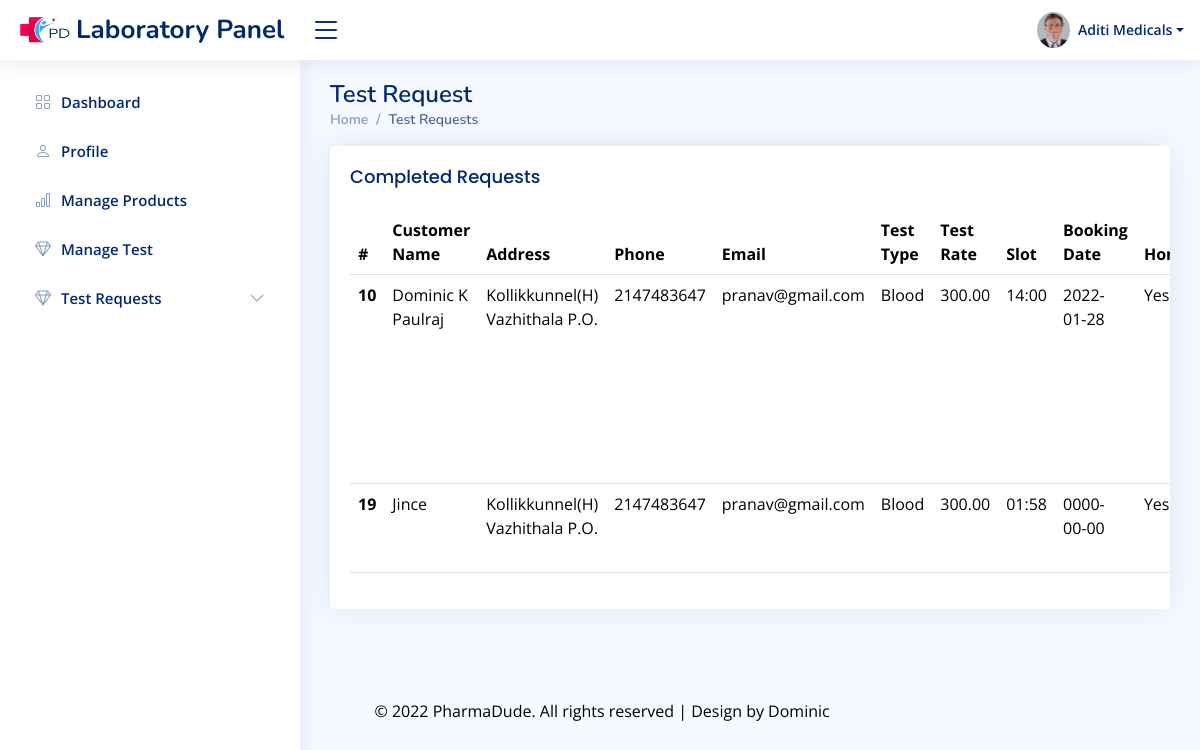
/lab/treqc.php (signed in), run on the app's committed database.
### tables this page shows
CREATE TABLE `lab` (
  `labid` int(11) NOT NULL,
  `name` varchar(24) NOT NULL,
  `address` varchar(50) NOT NULL,
  `city` varchar(20) NOT NULL,
  `distid` int(11) NOT NULL,
  `pincode` varchar(6) NOT NULL,
  `email` varchar(50) NOT NULL,
  `phone` varchar(10) NOT NULL,
  `licenseno` varchar(50) NOT NULL,
  `profilepic` varchar(100) NOT NULL
);

CREATE TABLE `testbooking` (
  `tbookingid` int(11) NOT NULL,
  `testid` int(11) NOT NULL,
  `name` varchar(25) NOT NULL,
  `address` varchar(500) NOT NULL,
  `phone` int(11) NOT NULL,
  `emailid` varchar(25) NOT NULL,
  `bookingdate` date DEFAULT NULL,
  `status` varchar(2) NOT NULL DEFAULT '-1',
  `slot` varchar(25) DEFAULT NULL,
  `result` varchar(500) NOT NULL,
  `rate` decimal(10,2) NOT NULL
);

CREATE TABLE `category` (
  `categoryid` int(11) NOT NULL,
  `categoryname` varchar(35) NOT NULL,
  `type` varchar(20) NOT NULL
);

CREATE TABLE `labtest` (
  `testid` int(11) NOT NULL,
  `labid` int(11) NOT NULL,
  `categoryid` int(11) NOT NULL,
  `description` varchar(500) NOT NULL,
  `testrate` decimal(10,2) NOT NULL,
  `image` varchar(100) NOT NULL,
  `homeservice` varchar(3) NOT NULL
);

### lab/treqc.php (the view, shortened to what this page needs)
<?php
require 'header.php';
require '../php/connect.php';
$email=$_SESSION['email'];
$e="select labid from lab where email='$email'";
$m=mysqli_query($conn,$e);
$a=mysqli_fetch_assoc($m);
$j=$a['labid'];
$s="SELECT * FROM testbooking,category,labtest where testbooking.testid=labtest.testid and category.categoryid=labtest.categoryid and labtest.labid='$j' and testbooking.status=3";
 $rslt=mysqli_query($conn,$s);
?>
<main id="main" class="main">
<div class="pagetitle">
  <h1>Test Request</h1>
  <nav>
    <ol class="breadcrumb">
      <li class="breadcrumb-item"><a href="index.html">Home</a></li>
      <li class="breadcrumb-item active">Test Requests</li>
    </ol>
  </nav>
</div>
<section class="section">
<div class="col-lg-12">
<div class="card">
  <div class="card-body">
    <h4 class="card-title">Completed Requests</h4>
    <table class="table datatable">
      <thead>
      <tr>
          <th scope="col">#</th>
          <th scope="col">Customer Name</th>
          <th scope="col">Address</th>
          <th scope="col">Phone</th>
          <th scope="col">Email</th>
          <th scope="col">Test Type</th>
          <th scope="col">Test Rate</th>
          <th scope="col">Slot</th>
          <th scope="col">Booking Date</th>
          <th scope="col">HomeService</th>
        </tr>
      </thead>
      <tbody>
      <tr>
          <?php
          while($f=mysqli_fetch_assoc($rslt)){  $em=$f['tbookingid'];?>
          <th scope="row"><?php echo $f['tbookingid']; ?></th>
          <td><?php echo $f['name']; ?> </td>
          <td><?php echo $f['address']; ?> </td>
          <td><?php echo $f['phone'];?></td>
          <td><?php echo $f['emailid'];?></td>
          <td><?php echo $f['type'];?></td>
          <td><?php echo $f['testrate'];?></td>
          <td><?php echo $f['slot'];?></td>
          <td><?php echo $f['bookingdate'];?></td>
          <td><?php echo $f['homeservice'];?></td>
         </tr>
        <?php } ?>
      </tbody>
    </table>
  </div>
</div>
</div>
</section>
</main>
<?php
require 'footer.php';
?>

### lab/header.php (shortened to what this page needs)
<?php
require "../php/connect.php";
$email=$_SESSION['email'];
$sql="select * from lab,district where email='$email' and lab.distid=district.distid";
$result=mysqli_query($conn,$sql);
$f=mysqli_fetch_assoc($result);
?>
<!DOCTYPE html>
<html lang="en">
<head>
  <link href="assets/vendor/bootstrap/css/bootstrap.min.css" rel="stylesheet">
  <link href="assets/vendor/bootstrap-icons/bootstrap-icons.css" rel="stylesheet">
  <link href="assets/vendor/remixicon/remixicon.css" rel="stylesheet">
  <link href="assets/vendor/boxicons/css/boxicons.min.css" rel="stylesheet">
  <link href="assets/vendor/quill/quill.snow.css" rel="stylesheet">
  <link href="assets/vendor/quill/quill.bubble.css" rel="stylesheet">
  <link href="assets/vendor/simple-datatables/style.css" rel="stylesheet">
  <link href="assets/css/style.css" rel="stylesheet">
</head>
<body >
  <header id="header" class="header fixed-top d-flex align-items-center">
    <div class="d-flex align-items-center justify-content-between">
      <a href="index.html" class="logo d-flex align-items-center">
        <img src="../login/images/download.png" alt="error" height="50" width="50">
        <span class="d-none d-lg-block">Laboratory Panel</span>
      </a>
      <i class="bi bi-list toggle-sidebar-btn"></i>
    </div>
    <nav class="header-nav ms-auto">
      <ul class="d-flex align-items-center">
        <li class="nav-item dropdown pe-3">
          <a class="nav-link nav-profile d-flex align-items-center pe-0" href="#" data-bs-toggle="dropdown">
          <img src="<?php echo '../uploads/lab/'.$f['profilepic'];?>" alt="Profile" class="rounded-circle">
            <span style="text-transform: capitalize;" class="d-none d-md-block dropdown-toggle ps-2"><?php echo $f['name'];?></span>
          </a>
        </li>
      </ul>
    </nav>
  </header>
<aside id="sidebar" class="sidebar">
<ul class="sidebar-nav" id="sidebar-nav">
  <li class="nav-item">
    <a class="nav-link collapsed" data-bs-target="#forms-nav" href="index.php">
      <i class="bi bi-grid"></i>
      <span>Dashboard</span>
    </a>
  </li>
  <li class="nav-item">
    <a class="nav-link collapsed" data-bs-target="#forms-nav" href="profile.php">
      <i class="bi bi-person"></i>
      <span>Profile</span>
    </a>
  </li>
  <li class="nav-item">
  <a class="nav-link collapsed" data-bs-target="#forms-nav" href="addprod.php">
      <i class="bi bi-bar-chart"></i><span>Manage Products</span>
    </a>
  </li>
  <li class="nav-item">
  <a class="nav-link collapsed" data-bs-target="#forms-nav" href="addtest.php">
      <i class="bi bi-gem"></i><span>Manage Test</span>
    </a>
    <li class="nav-item">
  <a class="nav-link collapsed" data-bs-target="#charts-nav" data-bs-toggle="collapse" href="#">
      <i class="bi bi-gem"></i><span>Test Requests</span><i class="bi bi-chevron-down ms-auto"></i>
    </a>
    </li>
  </li>
</ul>
</aside>

### lab/assets/css/style.css (style rules this page uses)
:root { scroll-behavior: smooth; }
body { font-family: "Open Sans", sans-serif; background: #f6f9ff; color: #444444; }
a { color: #4154f1; text-decoration: none; }
h1, h2, h3, h4, h5, h6 { font-family: "Nunito", sans-serif; }
#main { margin-top: 60px; padding: 20px 30px; transition: all 0.3s; }
.pagetitle { margin-bottom: 10px; }
.pagetitle h1 { font-size: 24px; margin-bottom: 0; font-weight: 600; color: #012970; }
.card { margin-bottom: 30px; border: none; border-radius: 5px; box-shadow: 0px 0 30px rgba(1, 41, 112, 0.1); overflow: hidden; }
.card-title { padding: 20px 0 15px 0; font-size: 18px; font-weight: 500; color: #012970; font-family: "Poppins", sans-serif; }
.card-body { padding: 0 20px 20px 20px; }
.breadcrumb { font-size: 14px; font-family: "Nunito", sans-serif; color: #899bbd; font-weight: 600; }
.breadcrumb a { color: #899bbd; transition: 0.3s; }
.breadcrumb .breadcrumb-item::before { color: #899bbd; }
.breadcrumb .active { color: #51678f; font-weight: 600; }
.logo { line-height: 1; }
@media (min-width: 1200px) { .logo { width: 280px; } }
.logo img { max-height: 26px; margin-right: 6px; }
.logo span { font-size: 26px; font-weight: 700; color: #012970; font-family: "Nunito", sans-serif; }
.header { transition: all 0.5s; z-index: 997; height: 60px; box-shadow: 0px 2px 20px rgba(1, 41, 112, 0.1); background-color: #fff; padding-left: 20px; }
.header .toggle-sidebar-btn { font-size: 32px; padding-left: 10px; cursor: pointer; color: #012970; }
.header-nav ul { list-style: none; }
.header-nav > ul { margin: 0; padding: 0; }
.header-nav .nav-profile { color: #012970; }
.header-nav .nav-profile img { max-height: 36px; }
.header-nav .nav-profile span { font-size: 14px; font-weight: 600; }
.sidebar { position: fixed; top: 60px; left: 0; bottom: 0; width: 300px; z-index: 996; transition: all 0.3s; padding: 20px; overflow-y: auto; scrollbar-width: thin; scrollbar-color: #aab7cf transparent; box-shadow: 0px 0px 20px rgba(1, 41, 112, 0.1); background-color: #fff; }
@media (min-width: 1200px) { #main, #footer { margin-left: 300px; } }
.sidebar-nav { padding: 0; margin: 0; list-style: none; }
.sidebar-nav li { padding: 0; margin: 0; list-style: none; }
.sidebar-nav .nav-item { margin-bottom: 5px; }
.sidebar-nav .nav-link { display: flex; align-items: center; font-size: 15px; font-weight: 600; color: #4154f1; transition: 0.3; background: #f6f9ff; padding: 10px 15px; border-radius: 4px; }
.sidebar-nav .nav-link i { font-size: 16px; margin-right: 10px; color: #4154f1; }
.sidebar-nav .nav-link.collapsed { color: #012970; background: #fff; }
.sidebar-nav .nav-link.collapsed i { color: #899bbd; }
.sidebar-nav .nav-link .bi-chevron-down { margin-right: 0; transition: transform 0.2s ease-in-out; }

### data on the page
lab: profilepic (picture), name "Aditi Medicals"
testbooking: tbookingid "10", name "Dominic K Paulraj", address "Kollikkunnel(H) Vazhithala P.O.", phone "2147483647", emailid "pranav@gmail.com", category.type "Blood", testid.testrate "300.00", slot "14:00", bookingdate "2022-01-28", testid.homeservice "Yes"
testbooking: tbookingid "19", name "Jince", address "Kollikkunnel(H) Vazhithala P.O.", phone "2147483647", emailid "pranav@gmail.com", category.type "Blood", testid.testrate "300.00", slot "01:58", bookingdate "0000-00-00", testid.homeservice "Yes"
